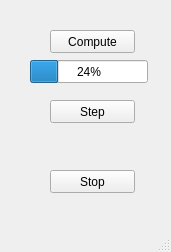
<?xml version="1.0" encoding="UTF-8"?>
<ui version="4.0">
 <class>MainWindow</class>
 <widget class="QMainWindow" name="MainWindow">
  <property name="geometry">
   <rect>
    <x>0</x>
    <y>0</y>
    <width>171</width>
    <height>252</height>
   </rect>
  </property>
  <property name="windowTitle">
   <string>MainWindow</string>
  </property>
  <widget class="QWidget" name="centralwidget">
   <widget class="QPushButton" name="btnCompute">
    <property name="geometry">
     <rect>
      <x>50</x>
      <y>30</y>
      <width>85</width>
      <height>23</height>
     </rect>
    </property>
    <property name="text">
     <string>Compute</string>
    </property>
   </widget>
   <widget class="QPushButton" name="btnStep">
    <property name="geometry">
     <rect>
      <x>50</x>
      <y>100</y>
      <width>85</width>
      <height>23</height>
     </rect>
    </property>
    <property name="text">
     <string>Step</string>
    </property>
   </widget>
   <widget class="QPushButton" name="btnStop">
    <property name="geometry">
     <rect>
      <x>50</x>
      <y>170</y>
      <width>85</width>
      <height>23</height>
     </rect>
    </property>
    <property name="text">
     <string>Stop</string>
    </property>
   </widget>
   <widget class="QProgressBar" name="progressBar">
    <property name="geometry">
     <rect>
      <x>30</x>
      <y>60</y>
      <width>118</width>
      <height>23</height>
     </rect>
    </property>
    <property name="value">
     <number>24</number>
    </property>
   </widget>
  </widget>
  <widget class="QMenuBar" name="menubar">
   <property name="geometry">
    <rect>
     <x>0</x>
     <y>0</y>
     <width>171</width>
     <height>20</height>
    </rect>
   </property>
  </widget>
  <widget class="QStatusBar" name="statusbar"/>
 </widget>
 <resources/>
 <connections/>
</ui>
